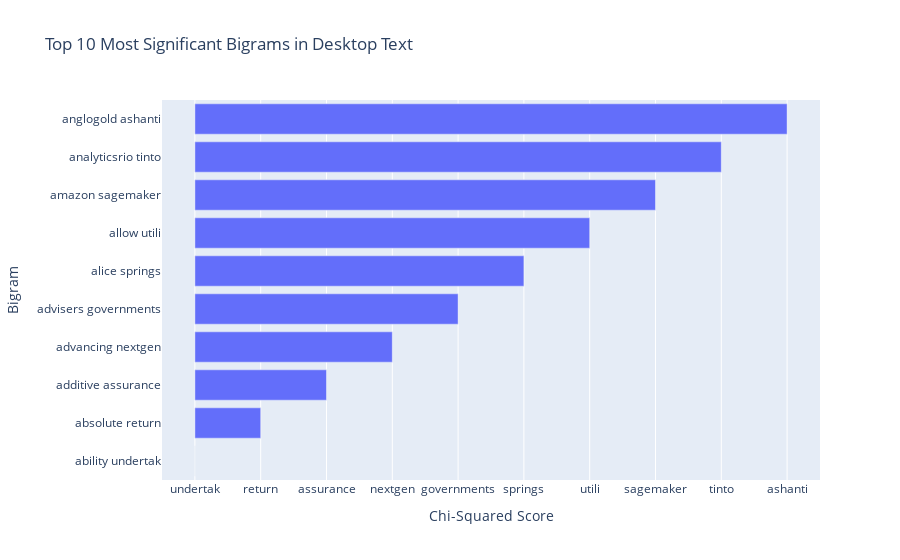

Notebook code for this chart:
### Code cell
# Create a horizontal bar chart of the top bigrams
fig = go.Figure(data=[go.Bar(x=[score for _, score in top_bigrams_desk], y=[' '.join(bigram) for bigram in top_bigrams_desk], orientation='h')])

# Set the title and axis labels
fig.update_layout(title='Top 10 Most Significant Bigrams in Desktop Text', xaxis_title='Chi-Squared Score', yaxis_title='Bigram')

# Show the chart
fig.show()

### Figure 1 — Plotly figure (JSON) as saved in the notebook; plotly's stock layout.template omitted (floating-point values rounded to 4 significant figures)
{"data": [{"orientation": "h", "type": "bar", "x": ["undertak", "return", "assurance", "nextgen", "governments", "springs", "utili", "sagemaker", "tinto", "ashanti"], "y": ["ability undertak", "absolute return", "additive assurance", "advancing nextgen", "advisers governments", "alice springs", "allow utili", "amazon sagemaker", "analyticsrio tinto", "anglogold ashanti"]}], "layout": {"title": {"text": "Top 10 Most Significant Bigrams in Desktop Text"}, "xaxis": {"title": {"text": "Chi-Squared Score"}}, "yaxis": {"title": {"text": "Bigram"}}}}
